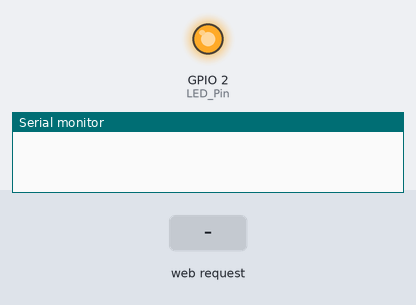
A sketch run on a simulated ESP8266 (NodeMCU). Parts: output pins drawn as LEDs (lit = HIGH), the last lines printed to the serial monitor. The inputs (shaded band) are chosen by the test bench.

Above: at 1.6 s.
1.7 s: HTTP request GET /LEDON received
At 2.9 s:
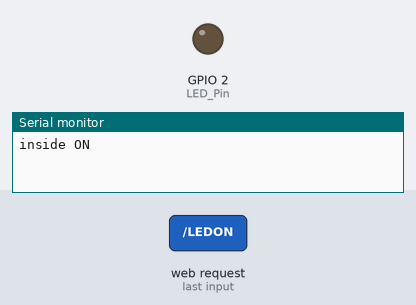
3.2 s: HTTP request GET /LEDOFF received
At 4.3 s:
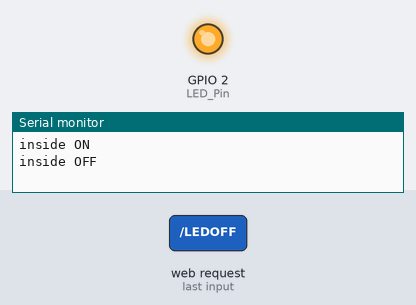
Timing chart, 0 to 6.2 s (numbered marks = the images above; inputs shaded):
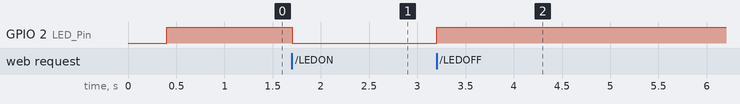

Measured:
- after the input at 1.7 s, GPIO 2 (LED_Pin): HIGH → LOW at once
- after the input at 3.2 s, GPIO 2 (LED_Pin): LOW → HIGH at once

The sketch:

app_inventor_with_esp8266_blinking_led.ino
```cpp
#include <ESP8266WiFi.h>

const char WiFiPassword[] = "";//Leave Blank if you do not want to have a password to enter the Node
const char AP_NameChar[] = "ESP BLINK" ;

WiFiServer server(80);

String request = "";
int LED_Pin =2;


void setup()
{
  Serial.begin(115200);
  pinMode(LED_Pin, OUTPUT);
  digitalWrite(LED_Pin, LOW);//Turn on LED
  delay(400);
  digitalWrite(LED_Pin, HIGH);//Turn off LED
  WiFi.disconnect();

  boolean conn = WiFi.softAP(AP_NameChar, WiFiPassword);
  server.begin();

}

void loop()
{

  // Check if a client has connected
  WiFiClient client = server.available();
  if (!client)  {
    return;
  }

  // Read the first line of the request
  request = client.readStringUntil('\r');


  if       ( request.indexOf("LEDON") > 0  )  {
    digitalWrite(LED_Pin, LOW);
    //client.flush();
    client.println("HTTP/1.1 200 OK\r\n");
    client.println( "LEDON");
    client.flush();
    Serial.println("inside ON");
  }
  else if  ( request.indexOf("LEDOFF") > 0 ) {
    digitalWrite(LED_Pin, HIGH);
    //client.flush();
    client.println("HTTP/1.1 200 OK\r\n");
    client.println( "LEDOFF");
    client.flush();
    Serial.println("inside OFF");


  }
  delay(5);


} 
```
